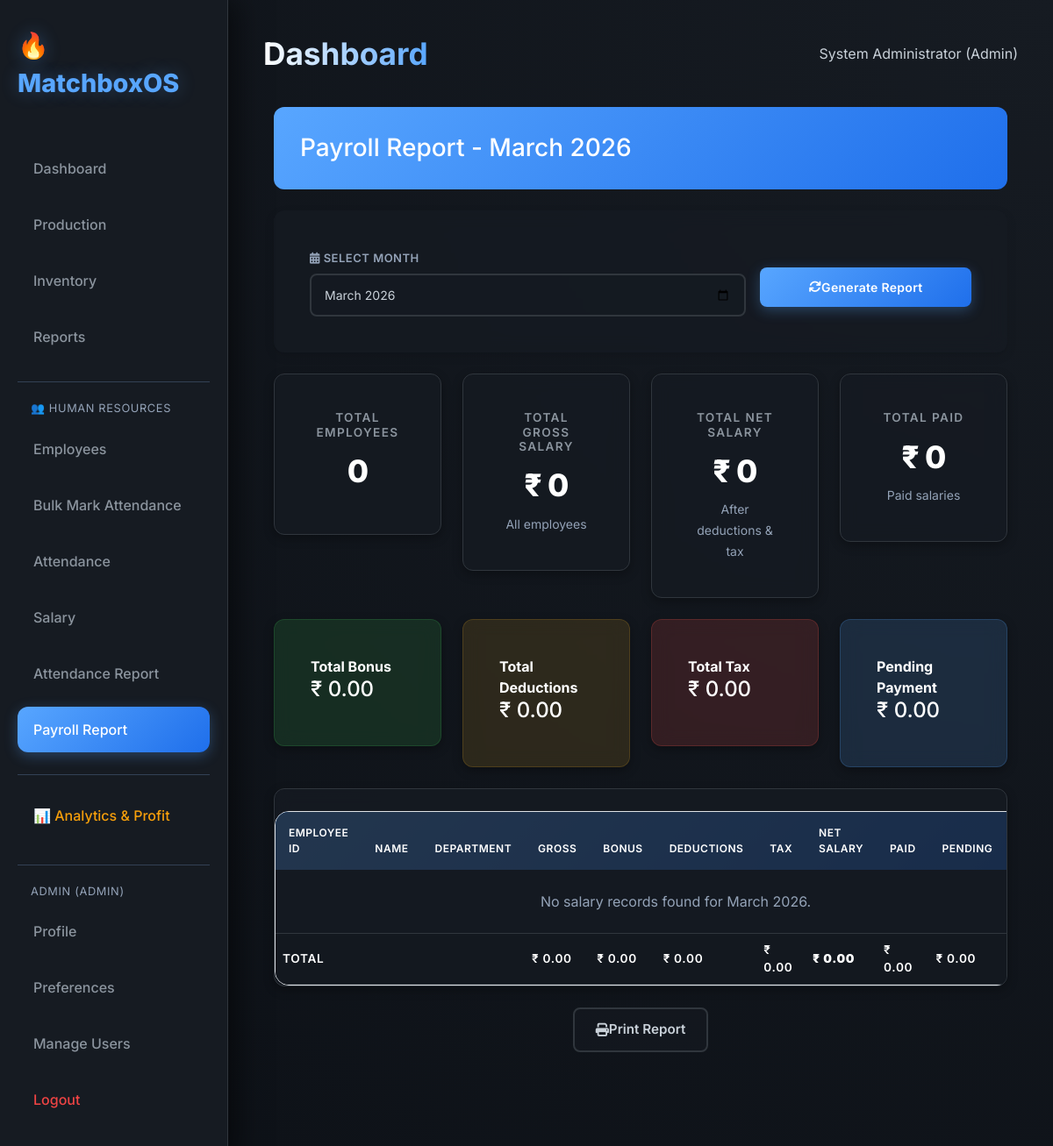
The page /employees/payroll-report (signed in) on the database its author committed.
### Payroll/auth_models.py (models this page shows, shortened)
class User(UserMixin, db.Model):
    __tablename__ = 'user'
    id = db.Column(db.Integer, primary_key=True)
    username = db.Column(db.String(80), unique=True, nullable=False, index=True)
    email = db.Column(db.String(120), unique=True, nullable=False, index=True)
    password_hash = db.Column(db.String(255), nullable=False)
    full_name = db.Column(db.String(100))
    role = db.Column(db.String(20), default='operator')  # admin, operator, viewer
    is_active = db.Column(db.Boolean, default=True)
    created_at = db.Column(db.DateTime, default=datetime.datetime.utcnow)
    last_login = db.Column(db.DateTime)
    def has_permission(self, permission):
        permissions = {
            'admin': ['view', 'create', 'edit', 'delete', 'manage_users', 'reports', 'analytics'],
            'manager': ['view', 'create', 'edit', 'reports'],
            'supervisor': ['view', 'create'],
            'operator': ['view', 'create', 'edit'],
            'viewer': ['view']
        }
        return permission in permissions.get(self.role, [])

### Payroll/employee_routes.py (the view)
@emp_bp.route('/payroll-report')
@login_required
def payroll_report():
    month = request.args.get('month', date.today().strftime('%Y-%m'), type=str)
    try:
        month_date = datetime.strptime(month, '%Y-%m').replace(day=1).date()
    except:
        month_date = date.today().replace(day=1)
    salary_records = Salary.query.filter_by(month=month_date).all()
    total_gross = sum(s.gross_salary for s in salary_records)
    total_bonus = sum(s.bonus for s in salary_records)
    total_deductions = sum(s.deductions for s in salary_records)
    total_tax = sum(s.tax for s in salary_records)
    total_net = sum(s.net_salary for s in salary_records)
    total_paid = sum(s.amount_paid for s in salary_records)
    return render_template('employee/payroll_report.html',
                           salary_records=salary_records,
                           month=month,
                           month_display=month_date.strftime('%B %Y'),
                           total_gross=total_gross,
                           total_bonus=total_bonus,
                           total_deductions=total_deductions,
                           total_tax=total_tax,
                           total_net=total_net,
                           total_paid=total_paid)

### Payroll/app.py (called while the page is built)
@login_manager.user_loader
def load_user(user_id):
    return User.query.get(int(user_id))

### Payroll/templates/employee/payroll_report.html (shortened to what this page needs)
{% extends "base.html" %}
{% block content %}
<div class="container-fluid">
    <div class="employee-header d-flex justify-content-between align-items-center mb-4">
        <h2 style="margin: 0;">Payroll Report - {{ month_display }}</h2>
    </div>
    <div class="card mb-4 border-0 shadow-sm">
        <div class="card-body">
            <form method="GET" class="row g-3">
                <div class="col-md-8">
                    <label for="month" class="form-label fw-600"
                        style="font-size: 13px; text-transform: uppercase; letter-spacing: 0.5px; color: #94a3b8;">
                        <i class="fas fa-calendar-alt"></i> Select Month
                    </label>
                    <input type="month" class="form-control form-control-lg" id="month" name="month"
                        value="{{ month }}">
                </div>
                <div class="col-md-4">
                    <label>&nbsp;</label>
                    <button type="submit" class="btn btn-primary btn-lg w-100">
                        <i class="fas fa-sync"></i> Generate Report
                    </button>
                </div>
            </form>
        </div>
    </div>
    <div class="row mb-4">
        <div class="col-md-3">
            <div class="card">
                <div class="card-body text-center">
                    <h6 class="card-title">Total Employees</h6>
                    <h3>{{ salary_records|length }}</h3>
                </div>
            </div>
        </div>
        <div class="col-md-3">
            <div class="card">
                <div class="card-body text-center">
                    <h6 class="card-title">Total Gross Salary</h6>
                    <h3>₹ {{ "%.0f"|format(total_gross) }}</h3>
                    <small class="text-muted">All employees</small>
                </div>
            </div>
        </div>
        <div class="col-md-3">
            <div class="card">
                <div class="card-body text-center">
                    <h6 class="card-title">Total Net Salary</h6>
                    <h3>₹ {{ "%.0f"|format(total_net) }}</h3>
                    <small class="text-muted">After deductions & tax</small>
                </div>
            </div>
        </div>
        <div class="col-md-3">
            <div class="card">
                <div class="card-body text-center">
                    <h6 class="card-title">Total Paid</h6>
                    <h3>₹ {{ "%.0f"|format(total_paid) }}</h3>
                    <small class="text-muted">Paid salaries</small>
                </div>
            </div>
        </div>
    </div>
    <div class="row mb-4">
        <div class="col-md-3">
            <div class="card bg-success text-white">
                <div class="card-body">
                    <strong>Total Bonus</strong><br>
                    <h4>₹ {{ "%.2f"|format(total_bonus) }}</h4>
                </div>
            </div>
        </div>
        <div class="col-md-3">
            <div class="card bg-warning text-dark">
                <div class="card-body">
                    <strong>Total Deductions</strong><br>
                    <h4>₹ {{ "%.2f"|format(total_deductions) }}</h4>
                </div>
            </div>
        </div>
        <div class="col-md-3">
            <div class="card bg-danger text-white">
                <div class="card-body">
                    <strong>Total Tax</strong><br>
                    <h4>₹ {{ "%.2f"|format(total_tax) }}</h4>
                </div>
            </div>
        </div>
        <div class="col-md-3">
            <div class="card bg-info text-white">
                <div class="card-body">
                    <strong>Pending Payment</strong><br>
                    <h4>₹ {{ "%.2f"|format(total_net - total_paid) }}</h4>
                </div>
            </div>
        </div>
    </div>
    <div class="card p-0" style="overflow: hidden;">
        <div class="table-responsive">
            <table class="table mb-0">
                <thead>
                    <tr>
                        <th>Employee ID</th>
                        <th>Name</th>
                        <th>Department</th>
                        <th>Gross</th>
                        <th>Bonus</th>
                        <th>Deductions</th>
                        <th>Tax</th>
                        <th>Net Salary</th>
                        <th>Paid</th>
                        <th>Pending</th>
                    </tr>
                </thead>
                <tbody>
                    {% if salary_records %}
                    {% for salary in salary_records %}
                    <tr>
                        <td><strong>{{ salary.employee.employee_id }}</strong></td>
                        <td>{{ salary.employee.get_full_name() }}</td>
                        <td>{{ salary.employee.department }}</td>
                        <td>₹ {{ "%.2f"|format(salary.gross_salary) }}</td>
                        <td>
                            {% if salary.bonus > 0 %}
                            <span class="text-success">₹ {{ "%.2f"|format(salary.bonus) }}</span>
                            {% else %}
                            <span class="text-muted">-</span>
                            {% endif %}
                        </td>
                        <td>
                            {% if salary.deductions > 0 %}
                            <span class="text-warning">₹ {{ "%.2f"|format(salary.deductions) }}</span>
                            {% else %}
                            <span class="text-muted">-</span>
                            {% endif %}
                        </td>
                        <td>
                            {% if salary.tax > 0 %}
                            <span class="text-danger">₹ {{ "%.2f"|format(salary.tax) }}</span>
                            {% else %}
                            <span class="text-muted">-</span>
                            {% endif %}
                        </td>
                        <td><strong>₹ {{ "%.2f"|format(salary.net_salary) }}</strong></td>
                        <td class="text-success">₹ {{ "%.2f"|format(salary.amount_paid or 0) }}</td>
                        <td class="text-danger">₹ {{ "%.2f"|format(salary.pending_amount or 0) }}</td>
                        <td>
                            <span
                                class="badge {% if salary.payment_status == 'paid' %}bg-success{% elif salary.payment_status == 'pending' %}bg-warning{% else %}bg-info{% endif %}">
                                {{ salary.payment_status.capitalize() }}
                            </span>
                        </td>
                    </tr>
                    {% endfor %}
                    {% else %}
                    <tr>
                        <td colspan="11" class="text-center text-muted py-4">
                            No salary records found for {{ month_display }}.
                        </td>
                    </tr>
                    {% endif %}
                </tbody>
                <tfoot>
                    <tr style="background: rgba(0,0,0,0.3); color: white;">
                        <th colspan="3">TOTAL</th>
                        <th>₹ {{ "%.2f"|format(total_gross) }}</th>
                        <th>₹ {{ "%.2f"|format(total_bonus) }}</th>
                        <th>₹ {{ "%.2f"|format(total_deductions) }}</th>
                        <th>₹ {{ "%.2f"|format(total_tax) }}</th>
                        <th><strong>₹ {{ "%.2f"|format(total_net) }}</strong></th>
                        <th>₹ {{ "%.2f"|format(total_paid or 0) }}</th>
                        <th>₹ {{ "%.2f"|format((total_net or 0) - (total_paid or 0)) }}</th>
                    </tr>
                </tfoot>
            </table>
        </div>
    </div>
    <div class="mt-4 text-center">
        <button onclick="window.print()" class="btn btn-secondary">
            <i class="fas fa-print"></i> Print Report
        </button>
    </div>
</div>
{% endblock %}

### Payroll/templates/base.html (shortened to what this page needs)
<!DOCTYPE html>
<html lang="en">
<head>
    <link href="https://cdn.jsdelivr.net/npm/bootstrap@5.3.0/dist/css/bootstrap.min.css" rel="stylesheet">
    <link rel="stylesheet" href="https://cdnjs.cloudflare.com/ajax/libs/font-awesome/6.4.0/css/all.min.css">
    <link rel="stylesheet" href="{{ url_for('static', filename='css/style.css') }}?v=999999">
</head>
<body>
    <div class="sidebar">
        <div class="logo">🔥 MatchboxOS</div>
        <nav>
            <a href="{{ url_for('main.dashboard') }}"
                class="nav-link {% if request.endpoint == 'main.dashboard' %}active{% endif %}">Dashboard</a>
            <a href="{{ url_for('main.production') }}"
                class="nav-link {% if request.endpoint == 'main.production' %}active{% endif %}">Production</a>
            <a href="{{ url_for('main.inventory') }}"
                class="nav-link {% if request.endpoint == 'main.inventory' %}active{% endif %}">Inventory</a>
            {% if current_user.role != 'supervisor' %}
            <a href="{{ url_for('main.reports') }}"
                class="nav-link {% if request.endpoint == 'main.reports' %}active{% endif %}">Reports</a>
            {% endif %}
            <div style="margin-top: 25px; border-top: 1px solid #334155; padding-top: 20px;">
                <div
                    style="color: #94a3b8; font-size: 0.8rem; padding: 0 15px 10px; text-transform: uppercase; letter-spacing: 0.05em;">
                    👥 Human Resources
                </div>
                <a href="{{ url_for('employee.list_employees') }}"
                    class="nav-link {% if request.endpoint == 'employee.list_employees' %}active{% endif %}">Employees</a>
                <a href="{{ url_for('employee.bulk_attendance') }}"
                    class="nav-link {% if request.endpoint == 'employee.bulk_attendance' %}active{% endif %}">Bulk Mark
                    Attendance</a>
                <a href="{{ url_for('employee.attendance_list') }}"
                    class="nav-link {% if request.endpoint == 'employee.attendance_list' %}active{% endif %}">Attendance</a>
                {% if current_user.role != 'supervisor' %}
                <a href="{{ url_for('employee.salary_list') }}"
                    class="nav-link {% if request.endpoint == 'employee.salary_list' %}active{% endif %}">Salary</a>
                {% endif %}
                <a href="{{ url_for('employee.attendance_report') }}"
                    class="nav-link {% if request.endpoint == 'employee.attendance_report' %}active{% endif %}">Attendance
                    Report</a>
                {% if current_user.role != 'supervisor' %}
                <a href="{{ url_for('employee.payroll_report') }}"
                    class="nav-link {% if request.endpoint == 'employee.payroll_report' %}active{% endif %}">Payroll
                    Report</a>
                {% endif %}
            </div>
            {% if current_user.is_authenticated and current_user.role == 'admin' %}
            <div style="margin-top: 25px; border-top: 1px solid #334155; padding-top: 20px;">
                <a href="{{ url_for('main.analytics') }}"
                    class="nav-link {% if request.endpoint == 'main.analytics' %}active{% endif %}"
                    style="color: #f59e0b;">📊 Analytics & Profit</a>
            </div>
            {% endif %}
            <div style="margin-top: 30px; border-top: 1px solid #334155; padding-top: 20px;">
                {% if current_user.is_authenticated %}
                <div
                    style="color: #94a3b8; font-size: 0.8rem; padding: 0 15px 10px; text-transform: uppercase; letter-spacing: 0.05em;">
                    {{ current_user.username }} ({{ current_user.role }})
                </div>
                <a href="{{ url_for('auth.profile') }}"
                    class="nav-link {% if request.endpoint == 'auth.profile' %}active{% endif %}">Profile</a>
                <a href="{{ url_for('auth.preferences') }}"
                    class="nav-link {% if request.endpoint == 'auth.preferences' %}active{% endif %}">Preferences</a>
                {% if current_user.has_permission('manage_users') %}
                <a href="{{ url_for('auth.users') }}"
                    class="nav-link {% if request.endpoint == 'auth.users' %}active{% endif %}">Manage Users</a>
                {% endif %}
                <a href="{{ url_for('auth.logout') }}" class="nav-link" style="color: #ef4444;">Logout</a>
                {% else %}
                <a href="{{ url_for('auth.login') }}"
                    class="nav-link {% if request.endpoint == 'auth.login' %}active{% endif %}">Login</a>
                {% endif %}
            </div>
        </nav>
    </div>
    <div class="main-content">
        <header>
            <h1>{% block header %}Dashboard{% endblock %}</h1>
            <div class="user-profile">
                {% if current_user.is_authenticated %}
                {{ current_user.full_name or current_user.username }} ({{ current_user.role|capitalize }})
                {% else %}
                Guest
                {% endif %}
            </div>
        </header>
        {% block content %}{% endblock %}
    </div>
</body>
</html>

### rows shown on the page
User: username "ADMIN", role "ADMIN", full_name "System Administrator", role "Admin"

### other values the page prints
{{ month_display }} "March 2026"
{{ salary_records|length }} "0"
{{ "%.0f"|format(total_gross) }} "0"
{{ "%.0f"|format(total_net) }} "0"
{{ "%.0f"|format(total_paid) }} "0"
{{ "%.2f"|format(total_bonus) }} "0.00"
{{ "%.2f"|format(total_deductions) }} "0.00"
{{ "%.2f"|format(total_tax) }} "0.00"
{{ "%.2f"|format(total_net - total_paid) }} "0.00"
{{ "%.2f"|format(total_gross) }} "0.00"
{{ "%.2f"|format(total_net) }} "0.00"
{{ "%.2f"|format(total_paid or 0) }} "0.00"
{{ "%.2f"|format((total_net or 0) - (total_paid or 0)) }} "0.00"
